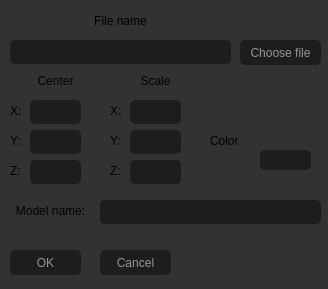
<?xml version="1.0" encoding="UTF-8"?>
<ui version="4.0">
 <class>AddModelWindow</class>
 <widget class="QDialog" name="AddModelWindow">
  <property name="geometry">
   <rect>
    <x>0</x>
    <y>0</y>
    <width>328</width>
    <height>289</height>
   </rect>
  </property>
  <property name="windowTitle">
   <string>Dialog</string>
  </property>
  <property name="styleSheet">
   <string notr="true">QDialog {
	background: rgba(50, 50, 50, 255);
}</string>
  </property>
  <widget class="QLabel" name="label_0">
   <property name="geometry">
    <rect>
     <x>10</x>
     <y>10</y>
     <width>221</width>
     <height>21</height>
    </rect>
   </property>
   <property name="styleSheet">
    <string notr="true">Qlabel{
    color: rgba(200, 200, 200, 180);
}</string>
   </property>
   <property name="text">
    <string>File name</string>
   </property>
   <property name="alignment">
    <set>Qt::AlignCenter</set>
   </property>
  </widget>
  <widget class="QLineEdit" name="le_file">
   <property name="geometry">
    <rect>
     <x>10</x>
     <y>40</y>
     <width>221</width>
     <height>24</height>
    </rect>
   </property>
   <property name="styleSheet">
    <string notr="true">QLineEdit {
    background: rgba(20, 20, 20, 180);
	color: rgba(200, 200, 200, 255);
	border-style: inset;
    border-radius: 5px;
}</string>
   </property>
  </widget>
  <widget class="QPushButton" name="pushButton_file">
   <property name="geometry">
    <rect>
     <x>240</x>
     <y>40</y>
     <width>81</width>
     <height>25</height>
    </rect>
   </property>
   <property name="styleSheet">
    <string notr="true">QPushButton {
    color: rgba(200, 200, 200, 180);
    border-radius: 5px;
    background: rgba(20, 20, 20, 180);
    }

QPushButton:hover {
    background: rgba(10, 10, 10, 180);
    }

QPushButton:pressed {
    border-style: inset;
    background: rgba(0, 0, 0, 180);
    }</string>
   </property>
   <property name="text">
    <string>Choose file</string>
   </property>
  </widget>
  <widget class="QLineEdit" name="le_moveX">
   <property name="geometry">
    <rect>
     <x>30</x>
     <y>100</y>
     <width>51</width>
     <height>24</height>
    </rect>
   </property>
   <property name="styleSheet">
    <string notr="true">QLineEdit {
    background: rgba(20, 20, 20, 180);
	color: rgba(200, 200, 200, 255);
	border-style: inset;
    border-radius: 5px;
}</string>
   </property>
  </widget>
  <widget class="QLabel" name="label_1">
   <property name="geometry">
    <rect>
     <x>10</x>
     <y>70</y>
     <width>91</width>
     <height>21</height>
    </rect>
   </property>
   <property name="styleSheet">
    <string notr="true">Qlabel{
    color: rgba(200, 200, 200, 180);
}</string>
   </property>
   <property name="text">
    <string>Center</string>
   </property>
   <property name="alignment">
    <set>Qt::AlignCenter</set>
   </property>
  </widget>
  <widget class="QLabel" name="label_2">
   <property name="geometry">
    <rect>
     <x>10</x>
     <y>100</y>
     <width>21</width>
     <height>21</height>
    </rect>
   </property>
   <property name="styleSheet">
    <string notr="true">Qlabel{
    color: rgba(200, 200, 200, 180);
}</string>
   </property>
   <property name="text">
    <string>X:</string>
   </property>
  </widget>
  <widget class="QLabel" name="label_3">
   <property name="geometry">
    <rect>
     <x>10</x>
     <y>130</y>
     <width>21</width>
     <height>21</height>
    </rect>
   </property>
   <property name="styleSheet">
    <string notr="true">Qlabel{
    color: rgba(200, 200, 200, 180);
}</string>
   </property>
   <property name="text">
    <string>Y:</string>
   </property>
  </widget>
  <widget class="QLineEdit" name="le_moveY">
   <property name="geometry">
    <rect>
     <x>30</x>
     <y>130</y>
     <width>51</width>
     <height>24</height>
    </rect>
   </property>
   <property name="styleSheet">
    <string notr="true">QLineEdit {
    background: rgba(20, 20, 20, 180);
	color: rgba(200, 200, 200, 255);
	border-style: inset;
    border-radius: 5px;
}</string>
   </property>
  </widget>
  <widget class="QLabel" name="label_4">
   <property name="geometry">
    <rect>
     <x>10</x>
     <y>160</y>
     <width>21</width>
     <height>21</height>
    </rect>
   </property>
   <property name="styleSheet">
    <string notr="true">Qlabel{
    color: rgba(200, 200, 200, 180);
}</string>
   </property>
   <property name="text">
    <string>Z:</string>
   </property>
  </widget>
  <widget class="QLineEdit" name="le_moveZ">
   <property name="geometry">
    <rect>
     <x>30</x>
     <y>160</y>
     <width>51</width>
     <height>24</height>
    </rect>
   </property>
   <property name="styleSheet">
    <string notr="true">QLineEdit {
    background: rgba(20, 20, 20, 180);
	color: rgba(200, 200, 200, 255);
	border-style: inset;
    border-radius: 5px;
}</string>
   </property>
  </widget>
  <widget class="QLabel" name="label_5">
   <property name="geometry">
    <rect>
     <x>100</x>
     <y>70</y>
     <width>111</width>
     <height>21</height>
    </rect>
   </property>
   <property name="styleSheet">
    <string notr="true">Qlabel{
    color: rgba(200, 200, 200, 180);
}</string>
   </property>
   <property name="text">
    <string>Scale</string>
   </property>
   <property name="alignment">
    <set>Qt::AlignCenter</set>
   </property>
  </widget>
  <widget class="QLabel" name="label_6">
   <property name="geometry">
    <rect>
     <x>110</x>
     <y>100</y>
     <width>21</width>
     <height>21</height>
    </rect>
   </property>
   <property name="styleSheet">
    <string notr="true">Qlabel{
    color: rgba(200, 200, 200, 180);
}</string>
   </property>
   <property name="text">
    <string>X:</string>
   </property>
  </widget>
  <widget class="QLineEdit" name="le_scaleX">
   <property name="geometry">
    <rect>
     <x>130</x>
     <y>100</y>
     <width>51</width>
     <height>24</height>
    </rect>
   </property>
   <property name="styleSheet">
    <string notr="true">QLineEdit {
    background: rgba(20, 20, 20, 180);
	color: rgba(200, 200, 200, 255);
	border-style: inset;
    border-radius: 5px;
}</string>
   </property>
  </widget>
  <widget class="QLabel" name="label_8">
   <property name="geometry">
    <rect>
     <x>110</x>
     <y>160</y>
     <width>21</width>
     <height>21</height>
    </rect>
   </property>
   <property name="styleSheet">
    <string notr="true">Qlabel{
    color: rgba(200, 200, 200, 180);
}</string>
   </property>
   <property name="text">
    <string>Z:</string>
   </property>
  </widget>
  <widget class="QLabel" name="label_7">
   <property name="geometry">
    <rect>
     <x>110</x>
     <y>130</y>
     <width>21</width>
     <height>21</height>
    </rect>
   </property>
   <property name="styleSheet">
    <string notr="true">Qlabel{
    color: rgba(200, 200, 200, 180);
}</string>
   </property>
   <property name="text">
    <string>Y:</string>
   </property>
  </widget>
  <widget class="QLineEdit" name="le_scaleZ">
   <property name="geometry">
    <rect>
     <x>130</x>
     <y>160</y>
     <width>51</width>
     <height>24</height>
    </rect>
   </property>
   <property name="styleSheet">
    <string notr="true">QLineEdit {
    background: rgba(20, 20, 20, 180);
	color: rgba(200, 200, 200, 255);
	border-style: inset;
    border-radius: 5px;
}</string>
   </property>
  </widget>
  <widget class="QLineEdit" name="le_scaleY">
   <property name="geometry">
    <rect>
     <x>130</x>
     <y>130</y>
     <width>51</width>
     <height>24</height>
    </rect>
   </property>
   <property name="styleSheet">
    <string notr="true">QLineEdit {
    background: rgba(20, 20, 20, 180);
	color: rgba(200, 200, 200, 255);
	border-style: inset;
    border-radius: 5px;
}</string>
   </property>
  </widget>
  <widget class="QLabel" name="label_9">
   <property name="geometry">
    <rect>
     <x>210</x>
     <y>130</y>
     <width>41</width>
     <height>21</height>
    </rect>
   </property>
   <property name="text">
    <string>Color</string>
   </property>
  </widget>
  <widget class="QPushButton" name="pushButton_ok">
   <property name="geometry">
    <rect>
     <x>10</x>
     <y>250</y>
     <width>71</width>
     <height>25</height>
    </rect>
   </property>
   <property name="styleSheet">
    <string notr="true">QPushButton {
    color: rgba(200, 200, 200, 180);
    border-radius: 5px;
    background: rgba(20, 20, 20, 180);
    }

QPushButton:hover {
    background: rgba(10, 10, 10, 180);
    }

QPushButton:pressed {
    border-style: inset;
    background: rgba(0, 0, 0, 180);
    }</string>
   </property>
   <property name="text">
    <string>OK</string>
   </property>
  </widget>
  <widget class="QPushButton" name="pushButton_cancel">
   <property name="geometry">
    <rect>
     <x>100</x>
     <y>250</y>
     <width>71</width>
     <height>25</height>
    </rect>
   </property>
   <property name="styleSheet">
    <string notr="true">QPushButton {
    color: rgba(200, 200, 200, 180);
    border-radius: 5px;
    background: rgba(20, 20, 20, 180);
    }

QPushButton:hover {
    background: rgba(10, 10, 10, 180);
    }

QPushButton:pressed {
    border-style: inset;
    background: rgba(0, 0, 0, 180);
    }</string>
   </property>
   <property name="text">
    <string>Cancel</string>
   </property>
  </widget>
  <widget class="QPushButton" name="pushButton_color">
   <property name="geometry">
    <rect>
     <x>260</x>
     <y>150</y>
     <width>51</width>
     <height>20</height>
    </rect>
   </property>
   <property name="styleSheet">
    <string notr="true">QPushButton {
    color: rgba(200, 200, 200, 180);
    border-radius: 5px;
    background: rgba(20, 20, 20, 180);
    }

QPushButton:hover {
    background: rgba(10, 10, 10, 180);
    }

QPushButton:pressed {
    border-style: inset;
    background: rgba(0, 0, 0, 180);
    }</string>
   </property>
   <property name="text">
    <string/>
   </property>
  </widget>
  <widget class="QLabel" name="label">
   <property name="geometry">
    <rect>
     <x>260</x>
     <y>120</y>
     <width>51</width>
     <height>20</height>
    </rect>
   </property>
   <property name="text">
    <string/>
   </property>
  </widget>
  <widget class="QWidget" name="verticalLayoutWidget">
   <property name="geometry">
    <rect>
     <x>340</x>
     <y>10</y>
     <width>131</width>
     <height>151</height>
    </rect>
   </property>
   <layout class="QVBoxLayout" name="verticalLayout">
    <item>
     <widget class="QLabel" name="label_en">
      <property name="text">
       <string>End of movement</string>
      </property>
      <property name="alignment">
       <set>Qt::AlignCenter</set>
      </property>
     </widget>
    </item>
    <item>
     <layout class="QGridLayout" name="gridLayout_2">
      <item row="0" column="1">
       <widget class="QLineEdit" name="le_en_x">
        <property name="styleSheet">
         <string notr="true">QLineEdit {
    background: rgba(20, 20, 20, 180);
	color: rgba(200, 200, 200, 255);
	border-style: inset;
    border-radius: 5px;
}</string>
        </property>
       </widget>
      </item>
      <item row="0" column="0">
       <widget class="QLabel" name="label_en_x">
        <property name="text">
         <string>X:</string>
        </property>
        <property name="alignment">
         <set>Qt::AlignRight|Qt::AlignTrailing|Qt::AlignVCenter</set>
        </property>
       </widget>
      </item>
      <item row="1" column="1">
       <widget class="QLineEdit" name="le_en_y">
        <property name="styleSheet">
         <string notr="true">QLineEdit {
    background: rgba(20, 20, 20, 180);
	color: rgba(200, 200, 200, 255);
	border-style: inset;
    border-radius: 5px;
}</string>
        </property>
       </widget>
      </item>
      <item row="2" column="1">
       <widget class="QLineEdit" name="le_en_z">
        <property name="styleSheet">
         <string notr="true">QLineEdit {
    background: rgba(20, 20, 20, 180);
	color: rgba(200, 200, 200, 255);
	border-style: inset;
    border-radius: 5px;
}</string>
        </property>
       </widget>
      </item>
      <item row="1" column="0">
       <widget class="QLabel" name="label_en_y">
        <property name="text">
         <string>Y:</string>
        </property>
        <property name="alignment">
         <set>Qt::AlignRight|Qt::AlignTrailing|Qt::AlignVCenter</set>
        </property>
       </widget>
      </item>
      <item row="2" column="0">
       <widget class="QLabel" name="label_en_z">
        <property name="text">
         <string>Z:</string>
        </property>
        <property name="alignment">
         <set>Qt::AlignRight|Qt::AlignTrailing|Qt::AlignVCenter</set>
        </property>
       </widget>
      </item>
     </layout>
    </item>
    <item>
     <widget class="QLabel" name="label_sp">
      <property name="text">
       <string>Speed</string>
      </property>
      <property name="alignment">
       <set>Qt::AlignCenter</set>
      </property>
     </widget>
    </item>
    <item>
     <widget class="QLineEdit" name="le_speed">
      <property name="styleSheet">
       <string notr="true">QLineEdit {
    background: rgba(20, 20, 20, 180);
	color: rgba(200, 200, 200, 255);
	border-style: inset;
    border-radius: 5px;
}</string>
      </property>
     </widget>
    </item>
   </layout>
  </widget>
  <widget class="QLineEdit" name="le_name">
   <property name="geometry">
    <rect>
     <x>100</x>
     <y>200</y>
     <width>221</width>
     <height>24</height>
    </rect>
   </property>
   <property name="styleSheet">
    <string notr="true">QLineEdit {
    background: rgba(20, 20, 20, 180);
	color: rgba(200, 200, 200, 255);
	border-style: inset;
    border-radius: 5px;
}</string>
   </property>
  </widget>
  <widget class="QLabel" name="label_10">
   <property name="geometry">
    <rect>
     <x>10</x>
     <y>200</y>
     <width>81</width>
     <height>21</height>
    </rect>
   </property>
   <property name="styleSheet">
    <string notr="true">Qlabel{
    color: rgba(200, 200, 200, 180);
}</string>
   </property>
   <property name="text">
    <string>Model name:</string>
   </property>
   <property name="alignment">
    <set>Qt::AlignCenter</set>
   </property>
  </widget>
  <zorder>le_scaleY</zorder>
  <zorder>label_0</zorder>
  <zorder>le_file</zorder>
  <zorder>pushButton_file</zorder>
  <zorder>le_moveX</zorder>
  <zorder>label_1</zorder>
  <zorder>label_2</zorder>
  <zorder>label_3</zorder>
  <zorder>le_moveY</zorder>
  <zorder>label_4</zorder>
  <zorder>le_moveZ</zorder>
  <zorder>label_5</zorder>
  <zorder>label_6</zorder>
  <zorder>le_scaleX</zorder>
  <zorder>label_8</zorder>
  <zorder>label_7</zorder>
  <zorder>le_scaleZ</zorder>
  <zorder>label_9</zorder>
  <zorder>pushButton_ok</zorder>
  <zorder>pushButton_cancel</zorder>
  <zorder>pushButton_color</zorder>
  <zorder>label</zorder>
  <zorder>verticalLayoutWidget</zorder>
  <zorder>le_name</zorder>
  <zorder>label_10</zorder>
 </widget>
 <resources/>
 <connections/>
</ui>
